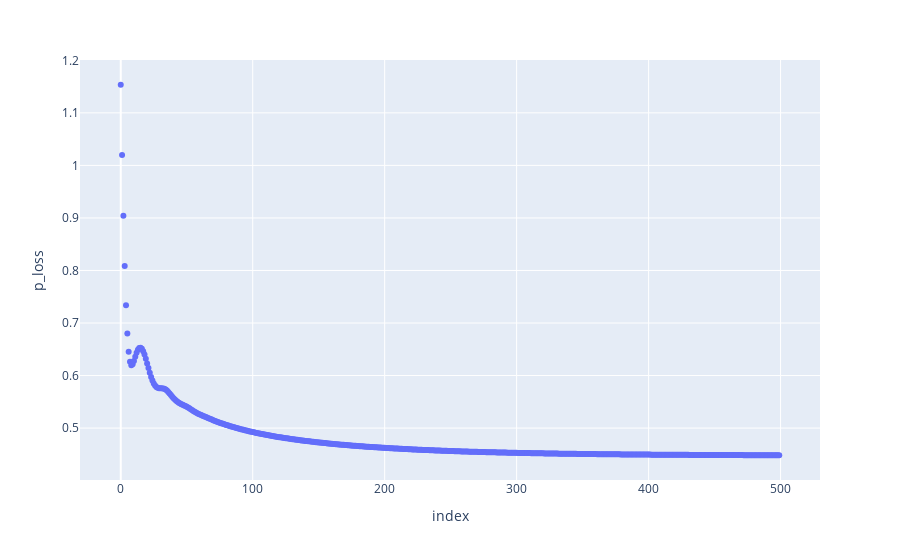
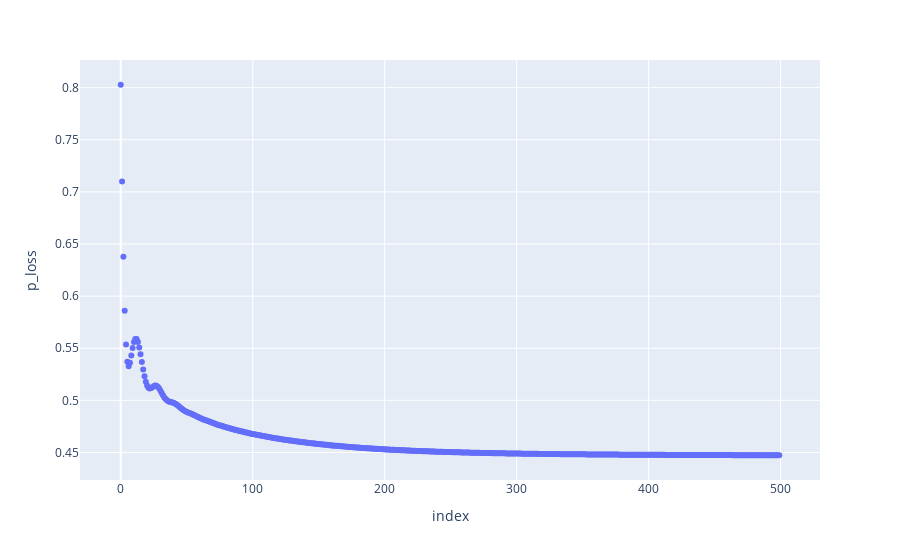
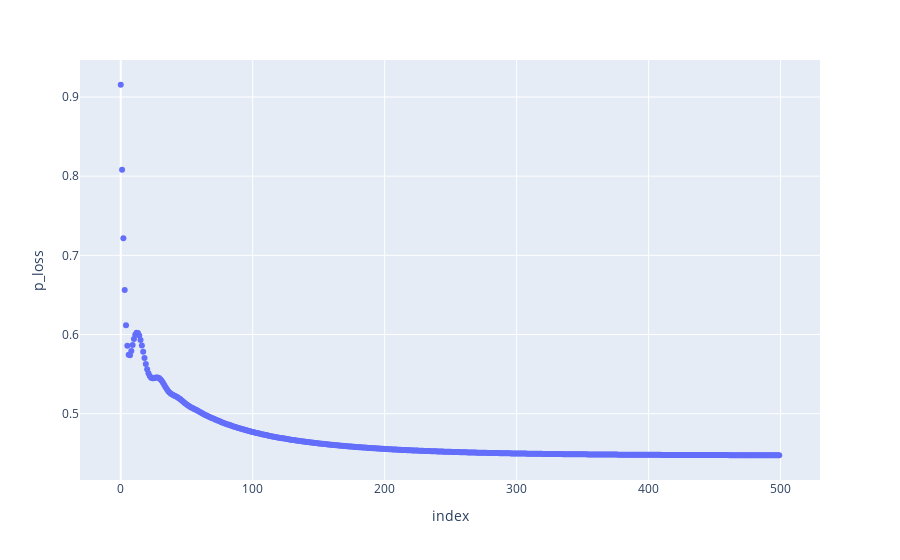
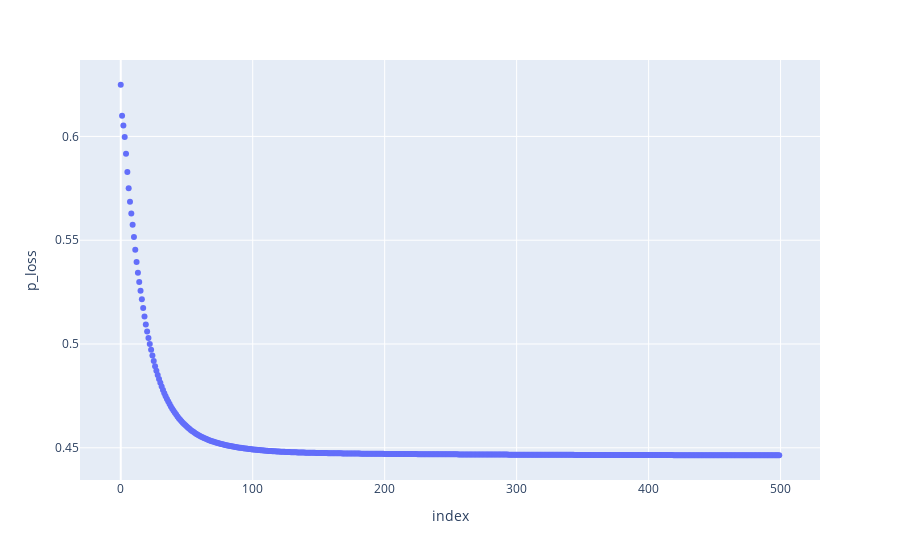

These figures' notebook cell, in order:
### Code cell
for ei_model in results['ei_model']:
    px.scatter(vars(ei_model.train_history), y='p_loss').show()

### Figure 1 — Plotly figure (JSON) as saved in the notebook; plotly's stock layout.template omitted (floating-point values rounded to 4 significant figures; data arrays with more than 128 entries replaced by an {"elided": "..."} marker saying what was removed)
{"data": [{"hovertemplate": "index=%{x}<br>p_loss=%{y}<extra></extra>", "legendgroup": "", "marker": {"color": "#636efa", "symbol": "circle"}, "mode": "markers", "name": "", "orientation": "v", "showlegend": false, "type": "scatter", "x": {"elided": "500 int values"}, "xaxis": "x", "y": {"elided": "500 float values"}, "yaxis": "y"}], "layout": {"legend": {"tracegroupgap": 0}, "margin": {"t": 60}, "xaxis": {"anchor": "y", "domain": [0, 1], "title": {"text": "index"}}, "yaxis": {"anchor": "x", "domain": [0, 1], "title": {"text": "p_loss"}}}}

### Figure 2 — Plotly figure (JSON) as saved in the notebook; plotly's stock layout.template omitted (floating-point values rounded to 4 significant figures; data arrays with more than 128 entries replaced by an {"elided": "..."} marker saying what was removed)
{"data": [{"hovertemplate": "index=%{x}<br>p_loss=%{y}<extra></extra>", "legendgroup": "", "marker": {"color": "#636efa", "symbol": "circle"}, "mode": "markers", "name": "", "orientation": "v", "showlegend": false, "type": "scatter", "x": {"elided": "500 int values"}, "xaxis": "x", "y": {"elided": "500 float values"}, "yaxis": "y"}], "layout": {"legend": {"tracegroupgap": 0}, "margin": {"t": 60}, "xaxis": {"anchor": "y", "domain": [0, 1], "title": {"text": "index"}}, "yaxis": {"anchor": "x", "domain": [0, 1], "title": {"text": "p_loss"}}}}

### Figure 3 — Plotly figure (JSON) as saved in the notebook; plotly's stock layout.template omitted (floating-point values rounded to 4 significant figures; data arrays with more than 128 entries replaced by an {"elided": "..."} marker saying what was removed)
{"data": [{"hovertemplate": "index=%{x}<br>p_loss=%{y}<extra></extra>", "legendgroup": "", "marker": {"color": "#636efa", "symbol": "circle"}, "mode": "markers", "name": "", "orientation": "v", "showlegend": false, "type": "scatter", "x": {"elided": "500 int values"}, "xaxis": "x", "y": {"elided": "500 float values"}, "yaxis": "y"}], "layout": {"legend": {"tracegroupgap": 0}, "margin": {"t": 60}, "xaxis": {"anchor": "y", "domain": [0, 1], "title": {"text": "index"}}, "yaxis": {"anchor": "x", "domain": [0, 1], "title": {"text": "p_loss"}}}}

### Figure 4 — Plotly figure (JSON) as saved in the notebook; plotly's stock layout.template omitted (floating-point values rounded to 4 significant figures; data arrays with more than 128 entries replaced by an {"elided": "..."} marker saying what was removed)
{"data": [{"hovertemplate": "index=%{x}<br>p_loss=%{y}<extra></extra>", "legendgroup": "", "marker": {"color": "#636efa", "symbol": "circle"}, "mode": "markers", "name": "", "orientation": "v", "showlegend": false, "type": "scatter", "x": {"elided": "500 int values"}, "xaxis": "x", "y": {"elided": "500 float values"}, "yaxis": "y"}], "layout": {"legend": {"tracegroupgap": 0}, "margin": {"t": 60}, "xaxis": {"anchor": "y", "domain": [0, 1], "title": {"text": "index"}}, "yaxis": {"anchor": "x", "domain": [0, 1], "title": {"text": "p_loss"}}}}
